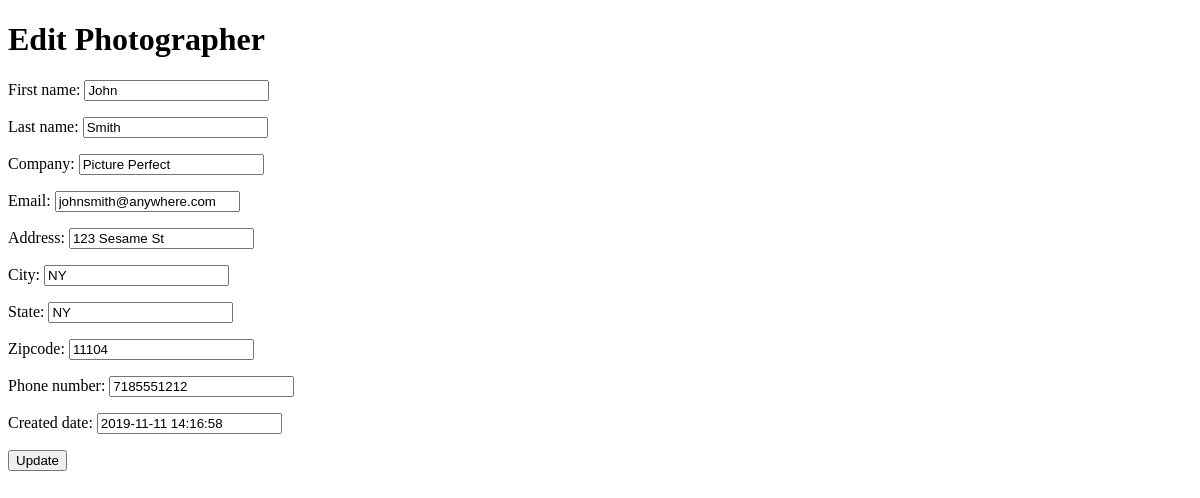
/photographer/2/edit/ (signed in), run on an earlier commit of the app's database.
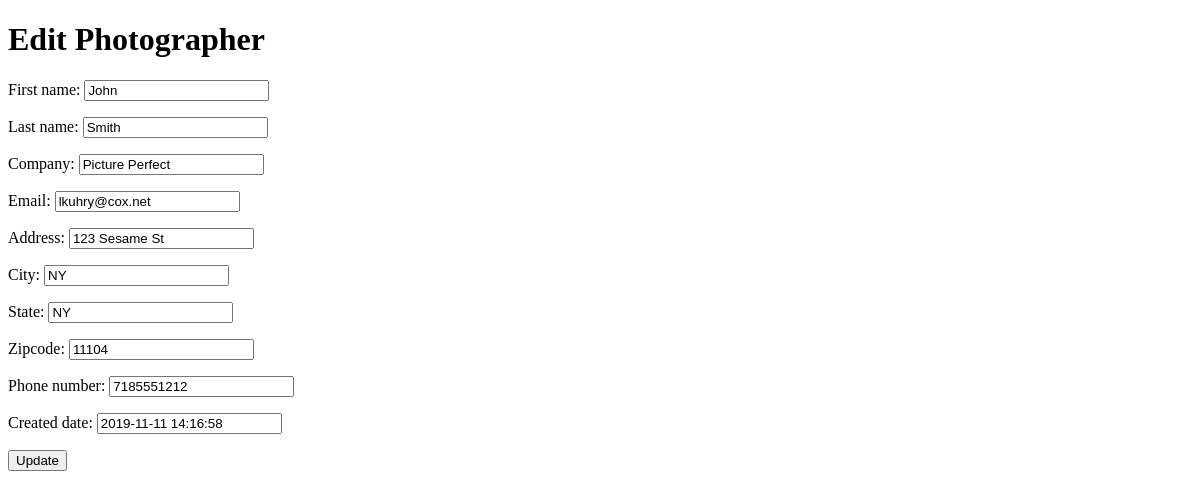
And on a later commit of the database.
### crm/models.py (models this page shows, shortened)
class Photographer(models.Model):
    first_name = models.CharField(max_length=25)
    last_name = models.CharField(max_length=25)
    company = models.CharField(max_length=50)
    email = models.EmailField(max_length=100)
    address = models.CharField(max_length=200)
    city = models.CharField(max_length=50)
    state = models.CharField(max_length=50)
    zipcode = models.CharField(max_length=10)
    description = models.TextField(max_length=200)
    phone_number = models.CharField(max_length=50)
    created_date = models.DateTimeField(default=timezone.now)
    updated_date = models.DateTimeField(auto_now_add=True)

### crm/views.py (the view)
# urls.py: path('photographer/<int:pk>/edit/', views.photographer_edit, name='photographer_edit'),
@login_required
def photographer_edit(request, pk):
    photographer = get_object_or_404(Photographer, pk=pk)
    if request.method == "POST":
        form = PhotographerForm(request.POST, instance=photographer)
        if form.is_valid():
            photographer = form.save(commit=False)
            photographer.updated_date = timezone.now()
            photographer.save()
            photographer = Photographer.objects.filter(created_date__lte=timezone.now())
            return render(request, 'crm/photographer_list.html',
                          {'photographers': photographer})
    else:  # edit
            form = PhotographerForm(instance=photographer)
    return render(request, 'crm/photographer_edit.html', {'form': form})

### crm/forms.py
class PhotographerForm(forms.ModelForm):
    class Meta:
        model = Photographer
        fields = ('first_name', 'last_name', 'company', 'email', 'address', 'city', 'state', 'zipcode', 'phone_number',
                  'created_date')

### crm/templates/crm/photographer_edit.html
<!DOCTYPE html>
<html lang="en">
{% block content %}
    <h1>Edit Photographer</h1>
    <form method="POST" class="photographer-form">{% csrf_token %}
        {{ form.as_p }}
        <button type="submit" class="save btn btn-default">Update</button>
    </form>
{% endblock %}
</html>

What changed in the data, as far as the page shows it:
changed Photographer "John": email "johnsmith@anywhere.com" → "lkuhry@cox.net"
